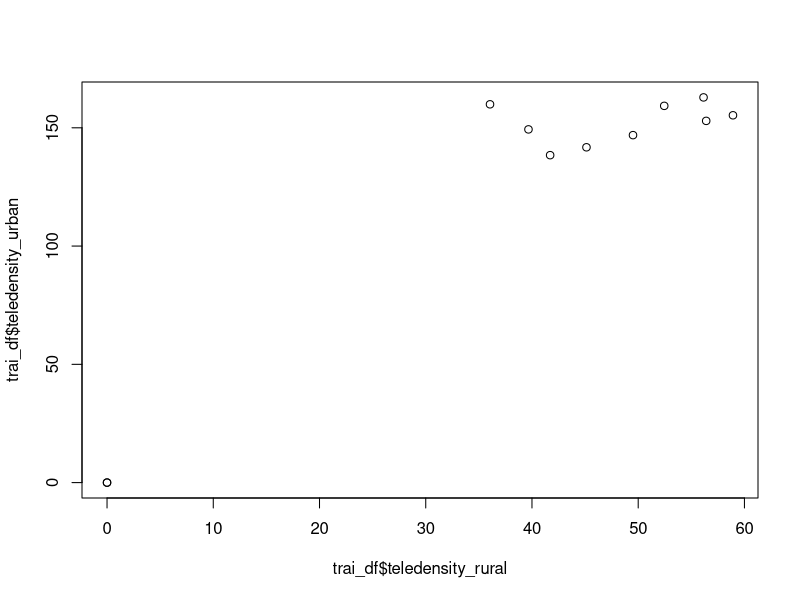
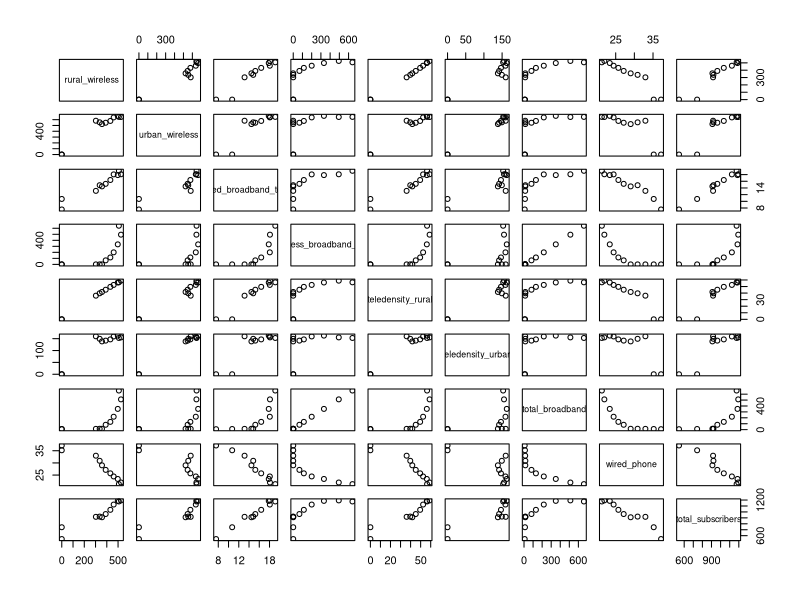
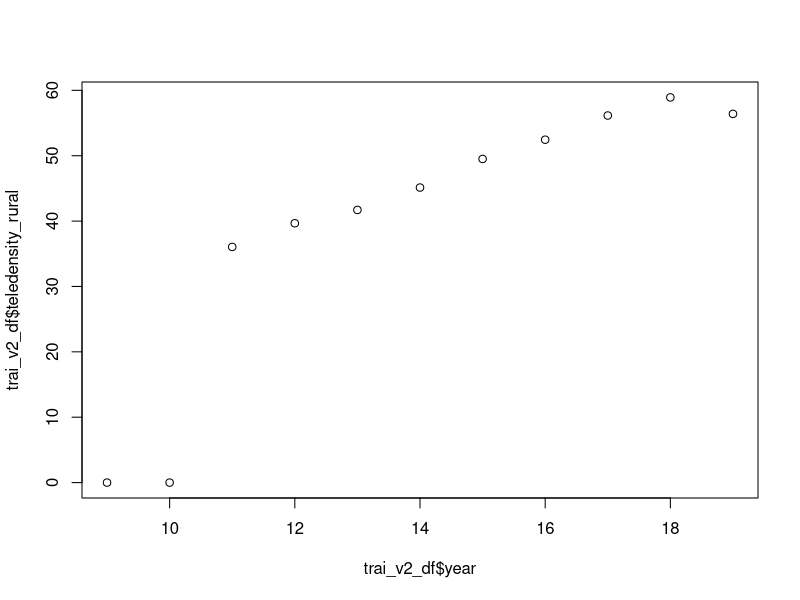
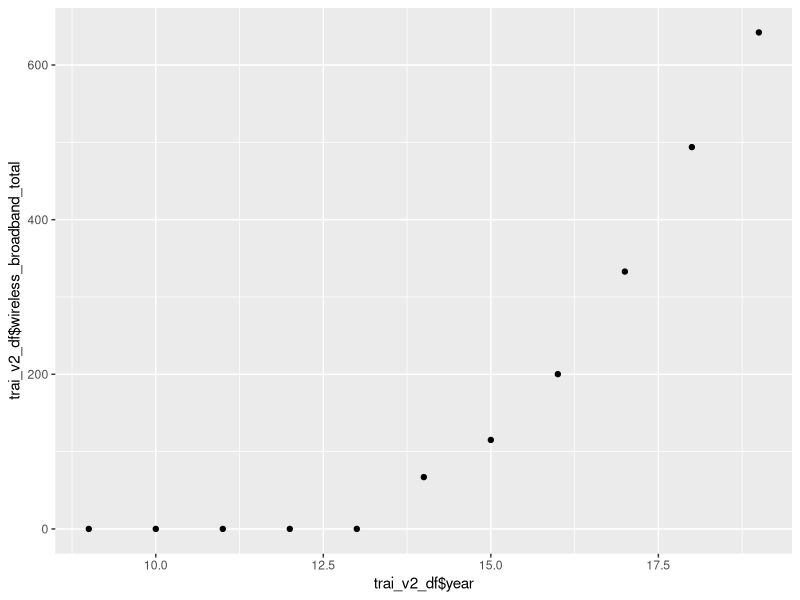
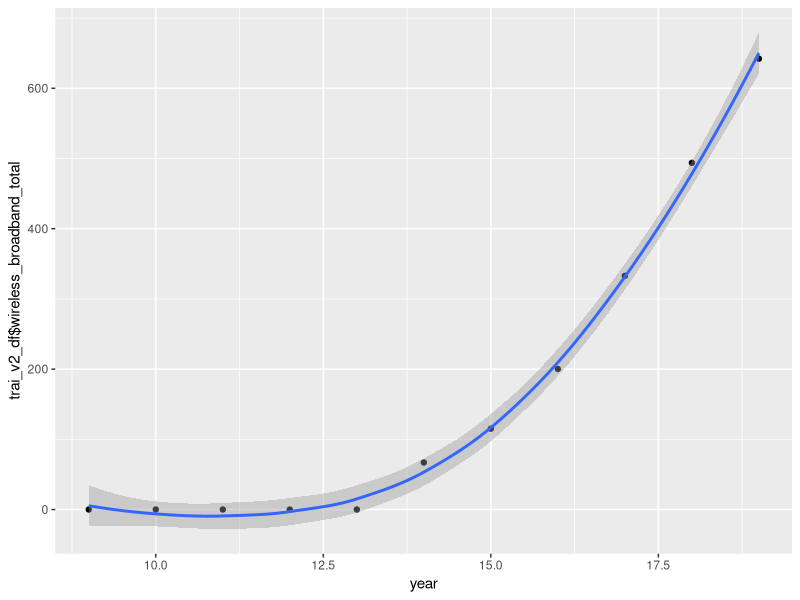
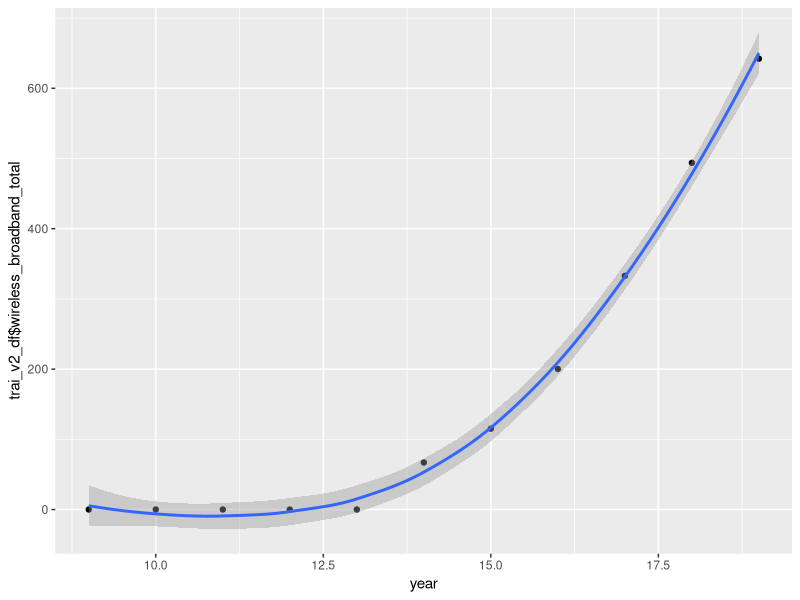
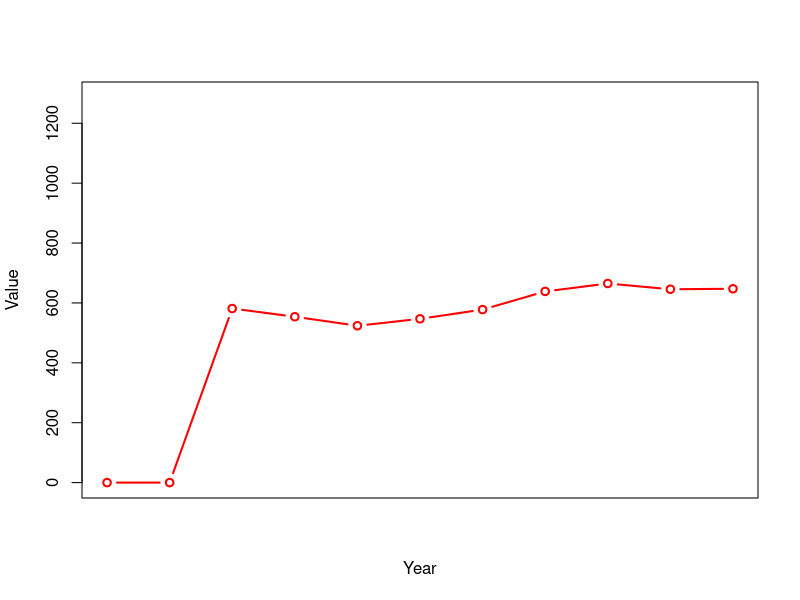
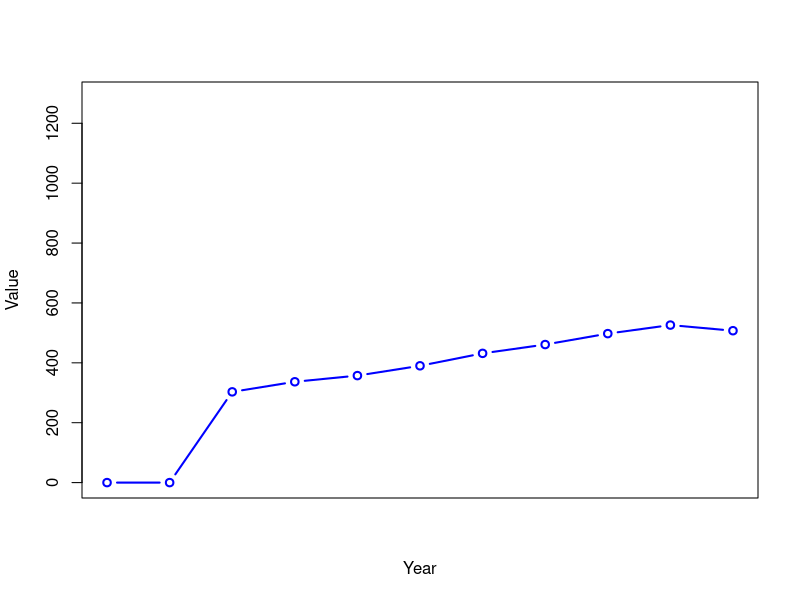

Reproduce these figures in R, in order.
#Accumulating TRAI data to make a usable dataFrame

year = c(09, 10, 11, 12, 13, 14, 15, 16, 17, 18, 19)

india_pop_total = 1210

wired_broadband_total = c(7.57, 10.71, 13.13, 14.82, 14.47, 15.23, 16.38, 18.06, 17.85, 18.09, 19.13)
wireless_broadband_total = c(0, 0, 0, 0, 0, 66.99, 115.11, 200.20, 332.85, 493.81, 642.14)

urban_wireless = c(0, 0, 581.33, 553.91, 523.80, 546.99, 577.84, 638.46, 664.94, 645.71, 647.33)
rural_wireless = c(0, 0, 303.04, 336.70, 357.33, 390.06, 431.61, 461.05, 497.53, 526.05, 507.26)

teledensity_urban = c(0, 0 ,159.92, 149.32, 138.42, 141.75, 146.89, 159.27, 162.84, 155.28, 152.92)
teledensity_rural = c(0, 0, 36.05, 39.67, 41.71, 45.13, 49.51, 52.45, 56.15, 58.92, 56.40)
total_broadband = c(7.57, 10.71, 13.13, 14.82, 14.47, 82.22, 131.49, 218.26, 350.70, 511.90, 661.27)

unconnected = c(1294 -total_broadband)
unconnected
wired_phone = c(37.16, 35.19, 32.96, 30.87, 29.01, 27.14, 25.72, 24.44, 23.41, 21.96, 21.29)
total_subscribers = c(543.20, 742.12, 917.33, 921.47, 910.14, 964.20, 1035.18, 1123.96, 1185.88, 1193.72, 1175.88)

trai_df = data.frame(rural_wireless, urban_wireless, wired_broadband_total, wireless_broadband_total,
                     teledensity_rural, teledensity_urban, total_broadband, wired_phone, total_subscribers)

trai_df

trai_v2_df = data.frame(year, rural_wireless, urban_wireless, wired_broadband_total, wireless_broadband_total,
                        teledensity_rural, teledensity_urban, total_broadband, wired_phone, total_subscribers, unconnected)

trai_v2_df

teledensity_df <- cbind.data.frame(trai_df$teledensity_rural, trai_df$teledensity_urban)
teledensity_df
plot(teledensity_df)
plot(trai_df)
#Plotting the new dataframe with dates to see if we can get dates on our x axis

plot(trai_v2_df$year, trai_v2_df$teledensity_rural)
summary(trai_v2_df)

#invoking ggplot2
library(ggplot2)
qplot(trai_v2_df$year, trai_v2_df$wireless_broadband_total)

discrete_year <- cut(year, breaks = year)
discrete_year
qplot(year, trai_v2_df$wireless_broadband_total, data = trai_v2_df, geom = c("point", "smooth"))

qplot(year, trai_v2_df$wireless_broadband_total, data = trai_v2_df, geom = c("point", "smooth"))

tab <-trai_v2_df
plot(tab[,3],type="b",ylim=c(min(tab),max(tab)),col="red",lty=1,ylab="Value",lwd=2,xlab="Year",xaxt="n")
plot(tab[,2],type="b",ylim=c(min(tab),max(tab)),col="blue",lty=1,ylab="Value",lwd=2,xlab="Year",xaxt="n")
#Main plot time
plot(tab[,10],type="b",ylim=c(min(tab),max(tab)),col="red",lty=1,ylab="Value",lwd=2,xlab="Year",xaxt="n")
#Plotting second line
lines(tab[,5],type="b",col="black",lty=2,lwd=2)
lines(tab[,4],type="b",col="orange",lty=2,lwd=2)
lines(tab[,11],type="b",col="green",lty=2,lwd=2)
grid()
legend("topleft",legend=colnames(tab),lty=c(1,2,3, 4),col=c("red","black","orange", "green"),bg="white",lwd=2)
axis(1,at=c(1:nrow(tab)),labels=rownames(year))


